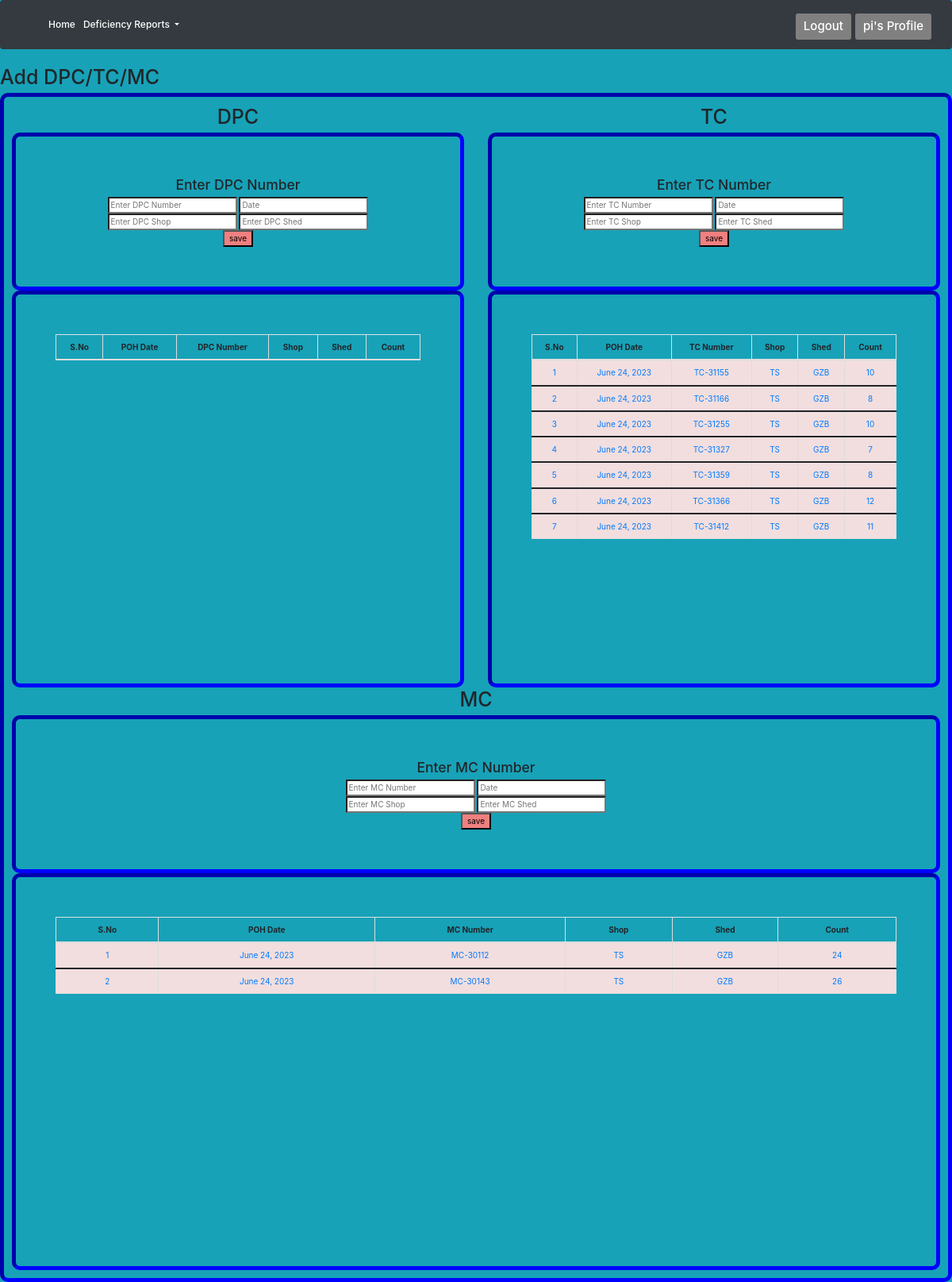
Before: /defi/ (signed in) with the older database file.
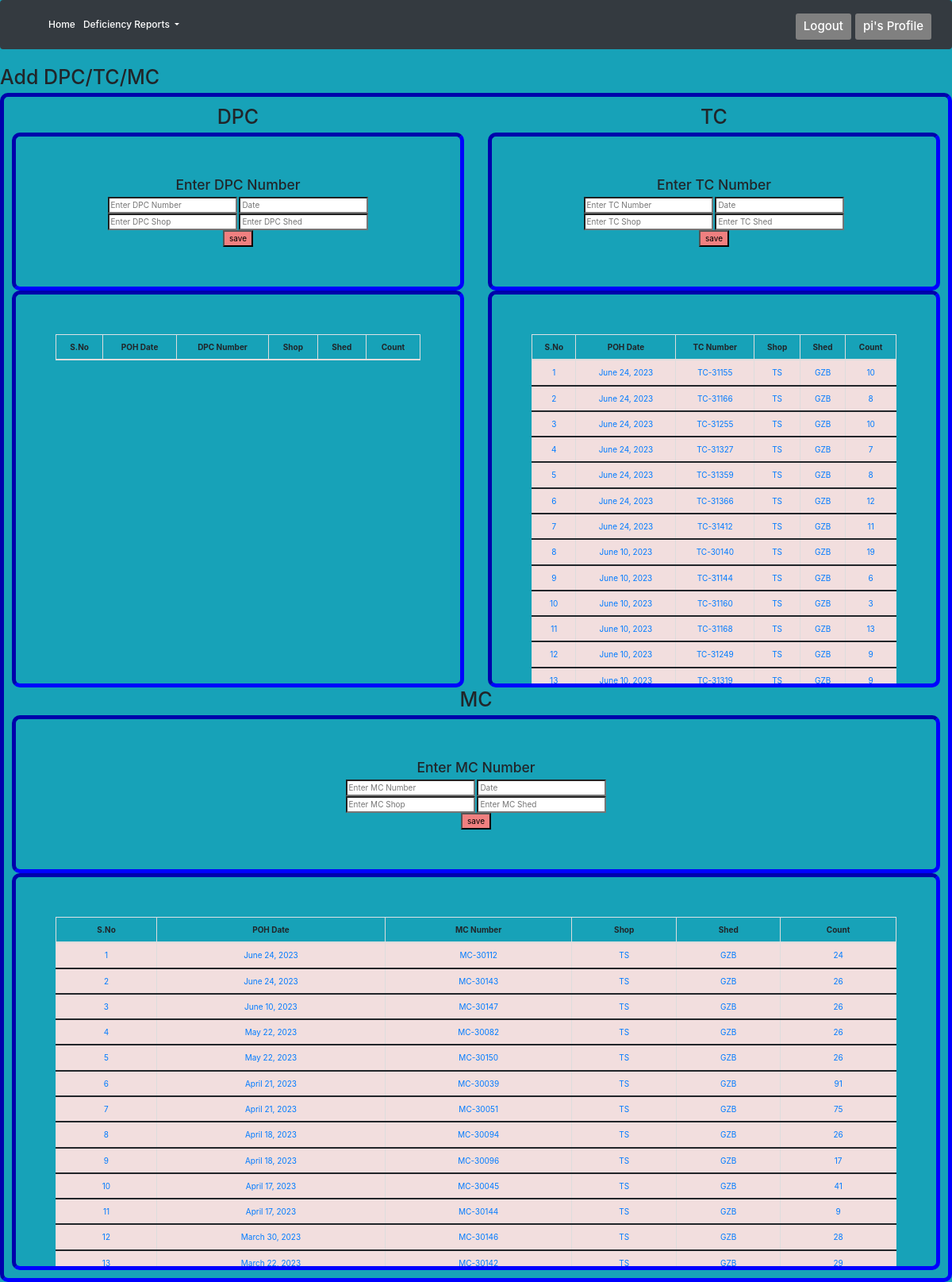
After: the same page with the newer database file.
### defi/models.py (models this page shows)
class TC(models.Model):
    TCName = models.CharField(max_length=100, unique=True)
    Date = models.DateTimeField(default=timezone.now)
    POHDate = models.DateField(null=True, blank=True)
    Shop = models.ForeignKey(Shop, on_delete=models.CASCADE,null=True, related_name='TCShop')
    Shed = models.ForeignKey(Shed, on_delete=models.CASCADE,null=True, related_name='TCShed')
    author = models.ForeignKey(
        settings.AUTH_USER_MODEL, on_delete=models.DO_NOTHING, null=True, related_name='tcauth')
    def __str__(self):
        return self.TCName

class Shop(models.Model):
    ShopName = models.CharField(max_length=100, unique=True)
    Date = models.DateTimeField(default=timezone.now)
    author = models.ForeignKey(
        settings.AUTH_USER_MODEL, on_delete=models.DO_NOTHING, null=True, related_name='shopauth')
    def __str__(self):
        return self.ShopName

class Shed(models.Model):
    ShedName = models.CharField(max_length=100, unique=True)
    Date = models.DateTimeField(default=timezone.now)
    author = models.ForeignKey(
        settings.AUTH_USER_MODEL, on_delete=models.DO_NOTHING, null=True, related_name='shedauth')
    def __str__(self):
        return self.ShedName

class MC(models.Model):
    MCName = models.CharField(max_length=100, unique=True)
    Date = models.DateTimeField(default=timezone.now)
    POHDate = models.DateField(null=True, blank=True)
    Shop = models.ForeignKey(Shop, on_delete=models.CASCADE,null=True, related_name='MCShop')
    Shed = models.ForeignKey(Shed, on_delete=models.CASCADE,null=True, related_name='MCShed')
    author = models.ForeignKey(
        settings.AUTH_USER_MODEL, on_delete=models.DO_NOTHING, null=True, related_name='mcauth')
    def __str__(self):
        return self.MCName

### defi/views.py (the view)
# urls.py: path('', views.DefiHome2, name='defi_home'),
@login_required
def DefiHome2(request):
    dpc = DPC.objects.all().order_by('-POHDate')
    p = []
    for n in dpc:
        k = DPCRemark.objects.all().filter(DPCName=n.id).count()
        p.append([n,k])
    tc = TC.objects.all().order_by('-POHDate')
    q = []
    for n in tc:
        k = TCRemark.objects.all().filter(TCName=n.id).count()
        q.append([n,k])
    mc = MC.objects.all().order_by('-POHDate')
    r = []
    for n in mc:
        k = MCRemark.objects.all().filter(MCName=n.id).count()
        r.append([n,k])
    context = {
            'dpc': p,
            'tc' : q,
            'mc' : r,
    }
    print(context)
    return render(request, 'deficiencies/defhome.html', context)

### templates/deficiencies/defhome.html (shortened to what the changed rows need)
{%extends 'charts/base.html'%}
{%block content%}
<h1>Add DPC/TC/MC</h1>
<div class="center">
<div class="row" >
  <div class="col">
    <h1>DPC</h1>
<div class="center2 table-wrapper-scroll-y my-custom-scrollbar">
  <table class="table table-bordered">
    <thead>
      <tr>
        <th>S.No</th>
        <th>POH Date</th>
        <th>DPC Number</th>
        <th>Shop</th>
        <th>Shed</th>
        <th>Count</th>
        </tr>
        </thead>
</table>
</div>
  </div>
  <div class="col">
    <h1>TC</h1>
<div class="center2 table-wrapper-scroll-y my-custom-scrollbar">
  <table class="table table-bordered">
    <thead>
      <tr>
        <th>S.No</th>
        <th>POH Date</th>
        <th>TC Number</th>
        <th>Shop</th>
        <th>Shed</th>
        <th>Count</th>
      </tr>
    </thead>
    {%for object , l in tc%}
    <tbody>
      <tr class='danger'>
        <td class='text-primary'>{{forloop.counter}}</td>
        <td class='text-primary'>{{object.POHDate}}</td>
        <td class='text-primary'><a href="{%url 'showTCdet' object.pk %}">{{object.TCName}}</a></td>
        <td class='text-primary'>{{object.Shop}}</td>
    <td class='text-primary'>{{object.Shed}}</td>
    <td class='text-primary'>{{l}}</td>
      </tr>
    </tbody>
    {%endfor%}
  </table>
</div></div>
  <div class="col">
    <h1>MC</h1>
    <div class="center2 table-wrapper-scroll-y my-custom-scrollbar">
      <table class="table table-bordered">
        <thead>
          <tr>
            <th>S.No</th>
            <th>POH Date</th>
            <th>MC Number</th>
            <th>Shop</th>
        <th>Shed</th>
        <th>Count</th>
          </tr>
        </thead>
        {%for object , l in mc%}
        <tbody>
          <tr class='danger'>
            <td class='text-primary'>{{forloop.counter}}</td>
            <td class='text-primary'>{{object.POHDate}}</td>
            <td class='text-primary'><a href="{%url 'showMCdet' object.pk %}">{{object.MCName}}</a></td>
            <td class='text-primary'>{{object.Shop}}</td>
    <td class='text-primary'>{{object.Shed}}</td>
    <td class='text-primary'>{{l}}</td>
          </tr>
        </tbody>
        {%endfor%}
      </table>
    </div>
  </div>
</div>
</div>
    {%endblock content%}

Changed rows visible on the page:
added TC: POHDate "June 10, 2023", TCName "TC-30140", Shop "TS", Shed "GZB", l "19"
added TC: POHDate "June 10, 2023", TCName "TC-31144", Shop "TS", Shed "GZB", l "6"
added TC: POHDate "June 10, 2023", TCName "TC-31160", Shop "TS", Shed "GZB", l "3"
added TC: POHDate "June 10, 2023", TCName "TC-31168", Shop "TS", Shed "GZB", l "13"
added TC: POHDate "June 10, 2023", TCName "TC-31249", Shop "TS", Shed "GZB", l "9"
added TC: POHDate "June 10, 2023", TCName "TC-31319", Shop "TS", Shed "GZB", l "9"
added MC: POHDate "June 10, 2023", MCName "MC-30147", Shop "TS", Shed "GZB", l "26"
added MC: POHDate "May 22, 2023", MCName "MC-30082", Shop "TS", Shed "GZB", l "26"
added MC: POHDate "May 22, 2023", MCName "MC-30150", Shop "TS", Shed "GZB", l "26"
added MC: POHDate "April 21, 2023", MCName "MC-30039", Shop "TS", Shed "GZB", l "91"
added MC: POHDate "April 21, 2023", MCName "MC-30051", Shop "TS", Shed "GZB", l "75"
added MC: POHDate "April 18, 2023", MCName "MC-30094", Shop "TS", Shed "GZB", l "26"
added MC: POHDate "April 18, 2023", MCName "MC-30096", Shop "TS", Shed "GZB", l "17"
added MC: POHDate "April 17, 2023", MCName "MC-30045", Shop "TS", Shed "GZB", l "41"
added MC: POHDate "April 17, 2023", MCName "MC-30144", Shop "TS", Shed "GZB", l "9"
added MC: POHDate "March 30, 2023", MCName "MC-30146", Shop "TS", Shed "GZB", l "28"
added MC: POHDate "March 22, 2023", MCName "MC-30142", Shop "TS", Shed "GZB", l "29"
